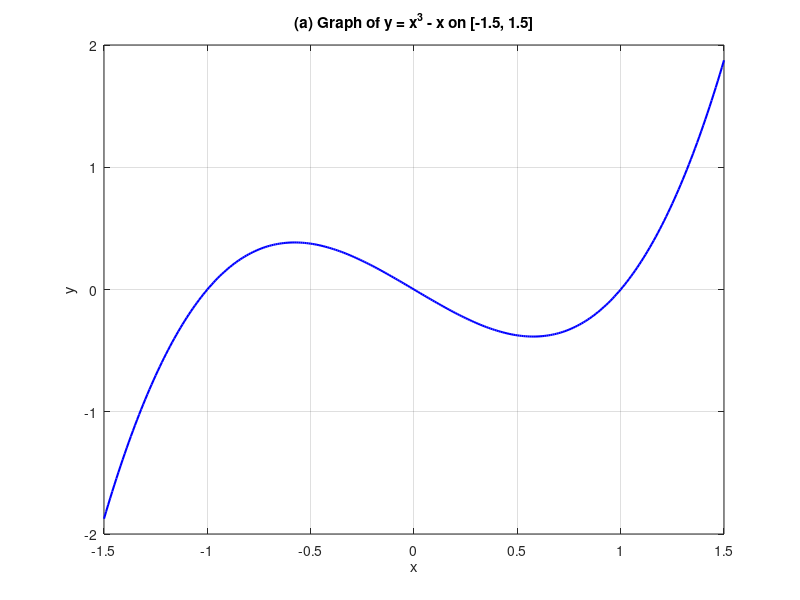

Write the MATLAB code that produced this figure.
x = -1.5 : 0.01 : 1.5;
y = x.^ 3 - x;
figure;
plot(x, y, 'b', 'LineWidth', 1.5);
title('(a) Graph of y = x^3 - x on [-1.5, 1.5]');
xlabel('x');
ylabel('y');
xlim([-1.5 1.5]);
grid on;
